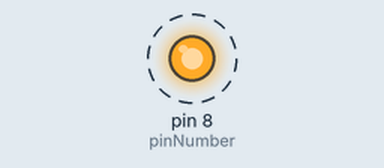
Bench run of a sketch on a simulated Arduino Uno, built with avr-gcc and run on an emulated ATmega328P. Parts: output pins drawn as LEDs (lit = HIGH). Dashed ring = blinking.

Above: at 0.5 s.
Timing chart, 0 to 4.6 s (numbered marks = the images above):
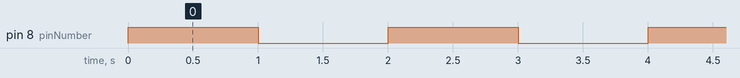

The sketch:

Sweet_Nickname.ino
```cpp
int counter = 0;
int pinNumber = 8;
void setup() {
  // put your setup code here, to run once:
  Serial. begin(9600);

  while (!Serial) {
    ;// we will explain this later
}


  pinMode(pinNumber,OUTPUT);
}

void loop() {
  // put your main code here, to run repeatedly:

  digitalWrite(pinNumber, HIGH);
  delay(1000);
  digitalWrite(pinNumber,LOW);
  delay(1000);
}
```

Measured:
- by itself, pin 8 (pinNumber): alternates HIGH for 1.0 s and LOW for 1.0 s
